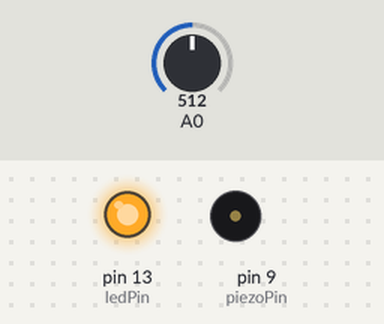
A sketch run on a simulated Arduino Uno, built with avr-gcc and run on an emulated ATmega328P. On the bench: output pins drawn as LEDs (lit = HIGH), buzzer (waves = sounding). The test bench sets the inputs (shaded band); at power-on: A0 = 512.

Above: at 0.1 s.
At 5.1 s:
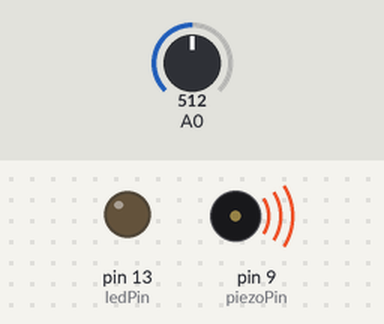
Timing chart, 0 to 6.6 s (numbered marks = the images above):
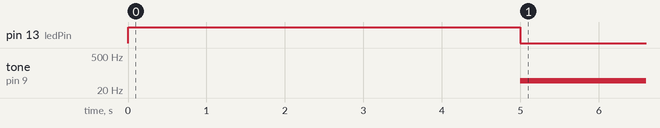

Measured:
- by itself, tone on pin 9 (piezoPin): silent → 49 Hz at 5.0 s

The sketch:

stut_lightthermin04.ino
```cpp
const int ledPin = 13;
const int piezoPin = 9;
int sensorValue;
int sensorLow = 1024;
int sensorHigh = 0;
int freqLow = 50;
int freqHigh = 4000;

void setup() {
  pinMode(ledPin, OUTPUT);
  // start calibration
  digitalWrite(ledPin, HIGH);
  while(millis() < 5000){
    sensorValue = analogRead(A0);
    // find sensor high value
    if(sensorValue > sensorHigh){
      sensorHigh = sensorValue;
    }
    // find sensor low value
    if(sensorValue < sensorLow){
      sensorLow = sensorValue;
    }
  }
  // stop calibration
  digitalWrite(ledPin, LOW);
}

void loop() {
  // read ldr sensor value
  sensorValue = analogRead(A0);
  int pitch = map(sensorValue, sensorLow, sensorHigh, freqLow, freqHigh);
  tone(piezoPin, pitch, 20);
  delay(10);
}
```
